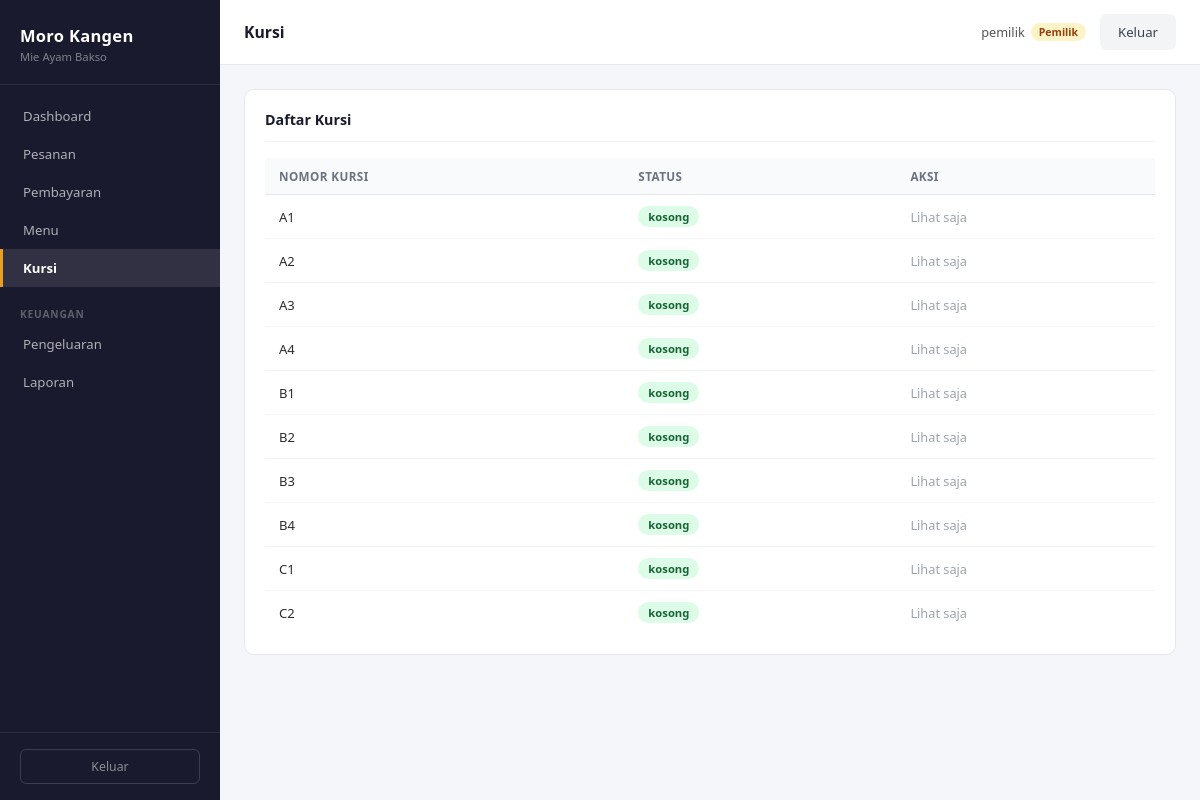
Page /kursi/index.php (signed in) on the earlier database version.
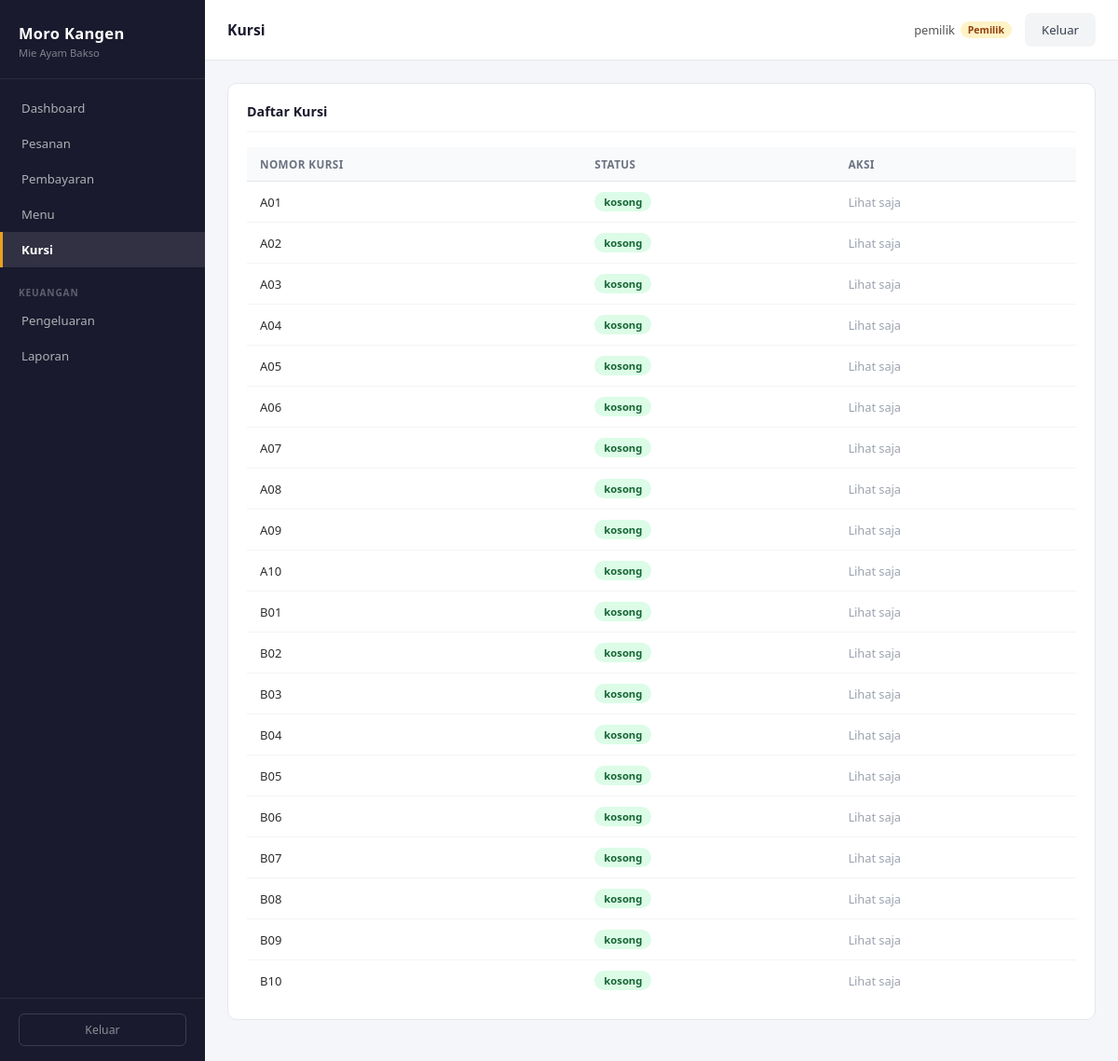
Same page on the later database version.
### tables this page shows
CREATE TABLE kursi (
  id_kursi    INT AUTO_INCREMENT PRIMARY KEY,
  nomor_kursi VARCHAR(10) NOT NULL UNIQUE,
  status      ENUM('kosong','terisi','nonaktif') NOT NULL DEFAULT 'kosong'
);

### config/session.php (called while the page is built, shortened)
<?php
function isLoggedIn() {
    return isset($_SESSION['id_user']) && isset($_SESSION['role']);
}
function isKaryawan() {
    return isLoggedIn() && $_SESSION['role'] === 'karyawan';
}

### kursi/index.php (the view, shortened to what this page needs)
<?php
$db = getDB();
function h($value)
{
    return htmlspecialchars((string) $value, ENT_QUOTES, 'UTF-8');
}
$kursiList = [];
$result = $db->query("
    SELECT
        id_kursi,
        nomor_kursi,
        status
    FROM kursi
    ORDER BY nomor_kursi
");
while ($row = $result->fetch_assoc()) {
    $kursiList[] = $row;
}
require_once __DIR__ . '/../includes/header.php';
?>
<div class="card">
    <div class="card-header">
        <h3 class="card-title">
            Daftar Kursi
        </h3>
    </div>
    <?php if (empty($kursiList)): ?>
        <div class="empty-state">
            <h3>Belum Ada Kursi</h3>
            <p>Tambahkan kursi terlebih dahulu.</p>
        </div>
    <?php else: ?>
        <div class="table-wrap">
            <table>
                <thead>
                    <tr>
                        <th>Nomor Kursi</th>
                        <th>Status</th>
                        <th>Aksi</th>
                    </tr>
                </thead>
                <tbody>
                <?php foreach ($kursiList as $kursi): ?>
                    <tr>
                        <td>
                            <?= h($kursi['nomor_kursi']) ?>
                        </td>
                        <td>
                            <span class="badge badge-<?= h($kursi['status']) ?>">
                                <?= h($kursi['status']) ?>
                            </span>
                        </td>
                        <td>
                            <?php if (isKaryawan()): ?>
                                <?php if ($kursi['status'] === 'kosong'): ?>
                                    <form method="POST">
                                        <input
                                            type="hidden"
                                            name="action"
                                            value="change_status"
                                        >
                                        <input
                                            type="hidden"
                                            name="id_kursi"
                                            value="<?= (int) $kursi['id_kursi'] ?>"
                                        >
                                        <input
                                            type="hidden"
                                            name="status"
                                            value="nonaktif"
                                        >
                                        <button
                                            type="submit"
                                            class="btn btn-secondary btn-sm"
                                        >
                                            Nonaktifkan
                                        </button>
                                    </form>
                                <?php elseif ($kursi['status'] === 'nonaktif'): ?>
                                    <form method="POST">
                                        <input
                                            type="hidden"
                                            name="action"
                                            value="change_status"
                                        >
                                        <input
                                            type="hidden"
                                            name="id_kursi"
                                            value="<?= (int) $kursi['id_kursi'] ?>"
                                        >
                                        <input
                                            type="hidden"
                                            name="status"
                                            value="kosong"
                                        >
                                        <button
                                            type="submit"
                                            class="btn btn-success btn-sm"
                                        >
                                            Aktifkan
                                        </button>
                                    </form>
                                <?php else: ?>
                                    <span class="text-muted">
                                        Sedang digunakan
                                    </span>
                                <?php endif; ?>
                            <?php else: ?>
                                <span class="text-muted">
                                    Lihat saja
                                </span>
                            <?php endif; ?>
                        </td>
                    </tr>
                <?php endforeach; ?>
                </tbody>
            </table>
        </div>
    <?php endif; ?>
</div>
<?php require_once __DIR__ . '/../includes/footer.php'; ?>

Differences in the rows shown:
changed kursi (number 1 of 20 on the later page): nomor_kursi "A1" → "A01"
changed kursi (number 2 of 20 on the later page): nomor_kursi "A2" → "A02"
changed kursi (number 3 of 20 on the later page): nomor_kursi "A3" → "A03"
changed kursi (number 4 of 20 on the later page): nomor_kursi "A4" → "A04"
changed kursi (number 5 of 20 on the later page): nomor_kursi "B1" → "A05"
changed kursi (number 6 of 20 on the later page): nomor_kursi "B2" → "A06"
changed kursi (number 7 of 20 on the later page): nomor_kursi "B3" → "A07"
changed kursi (number 8 of 20 on the later page): nomor_kursi "B4" → "A08"
changed kursi (number 9 of 20 on the later page): nomor_kursi "C1" → "A09"
changed kursi (number 10 of 20 on the later page): nomor_kursi "C2" → "A10"
added kursi: nomor_kursi "B01", status "kosong"
added kursi: nomor_kursi "B02", status "kosong"
added kursi: nomor_kursi "B03", status "kosong"
added kursi: nomor_kursi "B04", status "kosong"
added kursi: nomor_kursi "B05", status "kosong"
added kursi: nomor_kursi "B06", status "kosong"
added kursi: nomor_kursi "B07", status "kosong"
added kursi: nomor_kursi "B08", status "kosong"
added kursi: nomor_kursi "B09", status "kosong"
added kursi: nomor_kursi "B10", status "kosong"
